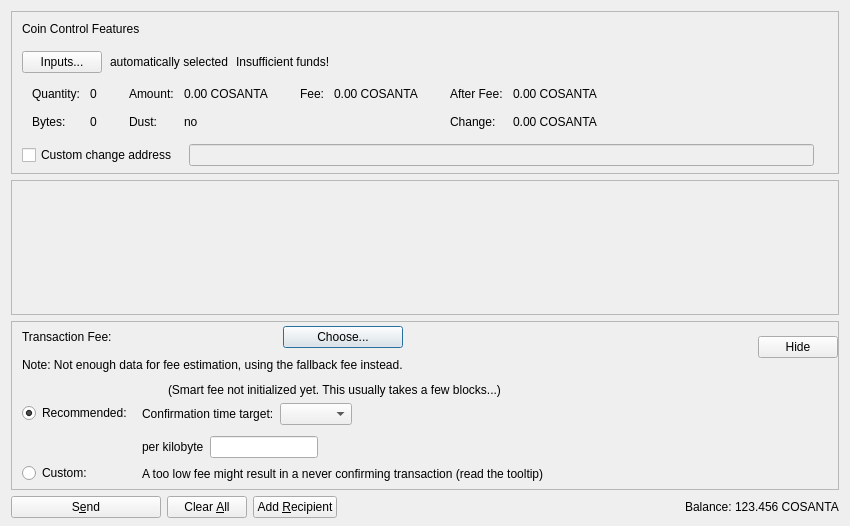
<?xml version="1.0" encoding="UTF-8"?>
<ui version="4.0">
 <class>SendCoinsDialog</class>
 <widget class="QDialog" name="SendCoinsDialog">
  <property name="geometry">
   <rect>
    <x>0</x>
    <y>0</y>
    <width>850</width>
    <height>526</height>
   </rect>
  </property>
  <property name="windowTitle">
   <string>Send Coins</string>
  </property>
  <layout class="QVBoxLayout" name="verticalLayout" stretch="0,1,0,0">
   <property name="bottomMargin">
    <number>8</number>
   </property>
   <item>
    <widget class="QFrame" name="frameCoinControl">
     <property name="sizePolicy">
      <sizepolicy hsizetype="Expanding" vsizetype="Expanding">
       <horstretch>0</horstretch>
       <verstretch>0</verstretch>
      </sizepolicy>
     </property>
     <property name="maximumSize">
      <size>
       <width>16777215</width>
       <height>16777215</height>
      </size>
     </property>
     <property name="frameShape">
      <enum>QFrame::StyledPanel</enum>
     </property>
     <property name="frameShadow">
      <enum>QFrame::Sunken</enum>
     </property>
     <layout class="QVBoxLayout" name="verticalLayoutCoinControl2">
      <property name="spacing">
       <number>0</number>
      </property>
      <property name="leftMargin">
       <number>0</number>
      </property>
      <property name="topMargin">
       <number>0</number>
      </property>
      <property name="rightMargin">
       <number>0</number>
      </property>
      <property name="bottomMargin">
       <number>6</number>
      </property>
      <item>
       <layout class="QVBoxLayout" name="verticalLayoutCoinControl" stretch="0,0,0,0,1">
        <property name="spacing">
         <number>0</number>
        </property>
        <property name="leftMargin">
         <number>10</number>
        </property>
        <property name="topMargin">
         <number>10</number>
        </property>
        <item>
         <layout class="QHBoxLayout" name="horizontalLayoutCoinControl1">
          <property name="bottomMargin">
           <number>15</number>
          </property>
          <item>
           <widget class="QLabel" name="labelCoinControlFeatures">
            <property name="sizePolicy">
             <sizepolicy hsizetype="Preferred" vsizetype="Maximum">
              <horstretch>0</horstretch>
              <verstretch>0</verstretch>
             </sizepolicy>
            </property>
            <property name="text">
             <string>Coin Control Features</string>
            </property>
           </widget>
          </item>
         </layout>
        </item>
        <item>
         <layout class="QHBoxLayout" name="horizontalLayoutCoinControl2" stretch="0,0,0,0">
          <property name="spacing">
           <number>8</number>
          </property>
          <property name="bottomMargin">
           <number>10</number>
          </property>
          <item>
           <widget class="QPushButton" name="pushButtonCoinControl">
            <property name="styleSheet">
             <string notr="true"/>
            </property>
            <property name="text">
             <string>Inputs...</string>
            </property>
            <property name="autoDefault">
             <bool>false</bool>
            </property>
           </widget>
          </item>
          <item>
           <widget class="QLabel" name="labelCoinControlAutomaticallySelected">
            <property name="text">
             <string>automatically selected</string>
            </property>
            <property name="margin">
             <number>5</number>
            </property>
           </widget>
          </item>
          <item>
           <widget class="QLabel" name="labelCoinControlInsuffFunds">
            <property name="text">
             <string>Insufficient funds!</string>
            </property>
            <property name="margin">
             <number>5</number>
            </property>
           </widget>
          </item>
          <item>
           <spacer name="horizontalSpacerCoinControl">
            <property name="orientation">
             <enum>Qt::Horizontal</enum>
            </property>
            <property name="sizeHint" stdset="0">
             <size>
              <width>40</width>
              <height>1</height>
             </size>
            </property>
           </spacer>
          </item>
         </layout>
        </item>
        <item>
         <widget class="QWidget" name="widgetCoinControl" native="true">
          <property name="sizePolicy">
           <sizepolicy hsizetype="Preferred" vsizetype="Preferred">
            <horstretch>0</horstretch>
            <verstretch>0</verstretch>
           </sizepolicy>
          </property>
          <property name="minimumSize">
           <size>
            <width>0</width>
            <height>0</height>
           </size>
          </property>
          <property name="styleSheet">
           <string notr="true"/>
          </property>
          <layout class="QHBoxLayout" name="horizontalLayoutCoinControl5">
           <property name="leftMargin">
            <number>0</number>
           </property>
           <property name="topMargin">
            <number>0</number>
           </property>
           <property name="rightMargin">
            <number>0</number>
           </property>
           <property name="bottomMargin">
            <number>0</number>
           </property>
           <item>
            <layout class="QHBoxLayout" name="horizontalLayoutCoinControl3" stretch="0,0,0,1">
             <property name="spacing">
              <number>20</number>
             </property>
             <property name="topMargin">
              <number>0</number>
             </property>
             <property name="bottomMargin">
              <number>10</number>
             </property>
             <item>
              <layout class="QFormLayout" name="formLayoutCoinControl1">
               <property name="horizontalSpacing">
                <number>10</number>
               </property>
               <property name="verticalSpacing">
                <number>14</number>
               </property>
               <property name="leftMargin">
                <number>10</number>
               </property>
               <property name="topMargin">
                <number>4</number>
               </property>
               <property name="rightMargin">
                <number>6</number>
               </property>
               <item row="0" column="0">
                <widget class="QLabel" name="labelCoinControlQuantityText">
                 <property name="text">
                  <string>Quantity:</string>
                 </property>
                 <property name="margin">
                  <number>0</number>
                 </property>
                </widget>
               </item>
               <item row="0" column="1">
                <widget class="QLabel" name="labelCoinControlQuantity">
                 <property name="cursor">
                  <cursorShape>IBeamCursor</cursorShape>
                 </property>
                 <property name="contextMenuPolicy">
                  <enum>Qt::ActionsContextMenu</enum>
                 </property>
                 <property name="text">
                  <string notr="true">0</string>
                 </property>
                 <property name="margin">
                  <number>0</number>
                 </property>
                 <property name="textInteractionFlags">
                  <set>Qt::LinksAccessibleByMouse|Qt::TextSelectableByKeyboard|Qt::TextSelectableByMouse</set>
                 </property>
                </widget>
               </item>
               <item row="1" column="0">
                <widget class="QLabel" name="labelCoinControlBytesText">
                 <property name="text">
                  <string>Bytes:</string>
                 </property>
                </widget>
               </item>
               <item row="1" column="1">
                <widget class="QLabel" name="labelCoinControlBytes">
                 <property name="cursor">
                  <cursorShape>IBeamCursor</cursorShape>
                 </property>
                 <property name="contextMenuPolicy">
                  <enum>Qt::ActionsContextMenu</enum>
                 </property>
                 <property name="text">
                  <string notr="true">0</string>
                 </property>
                 <property name="textInteractionFlags">
                  <set>Qt::LinksAccessibleByMouse|Qt::TextSelectableByKeyboard|Qt::TextSelectableByMouse</set>
                 </property>
                </widget>
               </item>
              </layout>
             </item>
             <item>
              <layout class="QFormLayout" name="formLayoutCoinControl2">
               <property name="horizontalSpacing">
                <number>10</number>
               </property>
               <property name="verticalSpacing">
                <number>14</number>
               </property>
               <property name="leftMargin">
                <number>6</number>
               </property>
               <property name="topMargin">
                <number>4</number>
               </property>
               <property name="rightMargin">
                <number>6</number>
               </property>
               <item row="0" column="0">
                <widget class="QLabel" name="labelCoinControlAmountText">
                 <property name="text">
                  <string>Amount:</string>
                 </property>
                 <property name="margin">
                  <number>0</number>
                 </property>
                </widget>
               </item>
               <item row="0" column="1">
                <widget class="QLabel" name="labelCoinControlAmount">
                 <property name="cursor">
                  <cursorShape>IBeamCursor</cursorShape>
                 </property>
                 <property name="contextMenuPolicy">
                  <enum>Qt::ActionsContextMenu</enum>
                 </property>
                 <property name="text">
                  <string notr="true">0.00 COSANTA</string>
                 </property>
                 <property name="textInteractionFlags">
                  <set>Qt::LinksAccessibleByMouse|Qt::TextSelectableByKeyboard|Qt::TextSelectableByMouse</set>
                 </property>
                </widget>
               </item>
               <item row="1" column="0">
                <widget class="QLabel" name="labelCoinControlLowOutputText">
                 <property name="text">
                  <string>Dust:</string>
                 </property>
                </widget>
               </item>
               <item row="1" column="1">
                <widget class="QLabel" name="labelCoinControlLowOutput">
                 <property name="cursor">
                  <cursorShape>IBeamCursor</cursorShape>
                 </property>
                 <property name="contextMenuPolicy">
                  <enum>Qt::ActionsContextMenu</enum>
                 </property>
                 <property name="text">
                  <string notr="true">no</string>
                 </property>
                 <property name="textInteractionFlags">
                  <set>Qt::LinksAccessibleByMouse|Qt::TextSelectableByKeyboard|Qt::TextSelectableByMouse</set>
                 </property>
                </widget>
               </item>
              </layout>
             </item>
             <item>
              <layout class="QFormLayout" name="formLayoutCoinControl3">
               <property name="horizontalSpacing">
                <number>10</number>
               </property>
               <property name="verticalSpacing">
                <number>14</number>
               </property>
               <property name="leftMargin">
                <number>6</number>
               </property>
               <property name="topMargin">
                <number>4</number>
               </property>
               <property name="rightMargin">
                <number>6</number>
               </property>
               <item row="0" column="0">
                <widget class="QLabel" name="labelCoinControlFeeText">
                 <property name="text">
                  <string>Fee:</string>
                 </property>
                 <property name="margin">
                  <number>0</number>
                 </property>
                </widget>
               </item>
               <item row="0" column="1">
                <widget class="QLabel" name="labelCoinControlFee">
                 <property name="cursor">
                  <cursorShape>IBeamCursor</cursorShape>
                 </property>
                 <property name="contextMenuPolicy">
                  <enum>Qt::ActionsContextMenu</enum>
                 </property>
                 <property name="text">
                  <string notr="true">0.00 COSANTA</string>
                 </property>
                 <property name="textInteractionFlags">
                  <set>Qt::LinksAccessibleByMouse|Qt::TextSelectableByKeyboard|Qt::TextSelectableByMouse</set>
                 </property>
                </widget>
               </item>
              </layout>
             </item>
             <item>
              <layout class="QFormLayout" name="formLayoutCoinControl4">
               <property name="horizontalSpacing">
                <number>10</number>
               </property>
               <property name="verticalSpacing">
                <number>14</number>
               </property>
               <property name="leftMargin">
                <number>6</number>
               </property>
               <property name="topMargin">
                <number>4</number>
               </property>
               <property name="rightMargin">
                <number>6</number>
               </property>
               <item row="0" column="0">
                <widget class="QLabel" name="labelCoinControlAfterFeeText">
                 <property name="text">
                  <string>After Fee:</string>
                 </property>
                 <property name="margin">
                  <number>0</number>
                 </property>
                </widget>
               </item>
               <item row="0" column="1">
                <widget class="QLabel" name="labelCoinControlAfterFee">
                 <property name="cursor">
                  <cursorShape>IBeamCursor</cursorShape>
                 </property>
                 <property name="contextMenuPolicy">
                  <enum>Qt::ActionsContextMenu</enum>
                 </property>
                 <property name="text">
                  <string notr="true">0.00 COSANTA</string>
                 </property>
                 <property name="textInteractionFlags">
                  <set>Qt::LinksAccessibleByMouse|Qt::TextSelectableByKeyboard|Qt::TextSelectableByMouse</set>
                 </property>
                </widget>
               </item>
               <item row="1" column="0">
                <widget class="QLabel" name="labelCoinControlChangeText">
                 <property name="text">
                  <string>Change:</string>
                 </property>
                </widget>
               </item>
               <item row="1" column="1">
                <widget class="QLabel" name="labelCoinControlChange">
                 <property name="cursor">
                  <cursorShape>IBeamCursor</cursorShape>
                 </property>
                 <property name="contextMenuPolicy">
                  <enum>Qt::ActionsContextMenu</enum>
                 </property>
                 <property name="text">
                  <string notr="true">0.00 COSANTA</string>
                 </property>
                 <property name="textInteractionFlags">
                  <set>Qt::LinksAccessibleByMouse|Qt::TextSelectableByKeyboard|Qt::TextSelectableByMouse</set>
                 </property>
                </widget>
               </item>
              </layout>
             </item>
            </layout>
           </item>
          </layout>
         </widget>
        </item>
        <item>
         <layout class="QHBoxLayout" name="horizontalLayoutCoinControl4" stretch="0,0,0">
          <property name="spacing">
           <number>12</number>
          </property>
          <property name="sizeConstraint">
           <enum>QLayout::SetDefaultConstraint</enum>
          </property>
          <property name="topMargin">
           <number>5</number>
          </property>
          <property name="rightMargin">
           <number>5</number>
          </property>
          <item>
           <widget class="QCheckBox" name="checkBoxCoinControlChange">
            <property name="toolTip">
             <string>If this is activated, but the change address is empty or invalid, change will be sent to a newly generated address.</string>
            </property>
            <property name="text">
             <string>Custom change address</string>
            </property>
           </widget>
          </item>
          <item>
           <widget class="QValidatedLineEdit" name="lineEditCoinControlChange">
            <property name="enabled">
             <bool>false</bool>
            </property>
            <property name="sizePolicy">
             <sizepolicy hsizetype="Expanding" vsizetype="Fixed">
              <horstretch>0</horstretch>
              <verstretch>0</verstretch>
             </sizepolicy>
            </property>
           </widget>
          </item>
          <item>
           <widget class="QLabel" name="labelCoinControlChangeLabel">
            <property name="sizePolicy">
             <sizepolicy hsizetype="Preferred" vsizetype="Expanding">
              <horstretch>0</horstretch>
              <verstretch>0</verstretch>
             </sizepolicy>
            </property>
            <property name="minimumSize">
             <size>
              <width>0</width>
              <height>0</height>
             </size>
            </property>
            <property name="text">
             <string/>
            </property>
            <property name="margin">
             <number>3</number>
            </property>
           </widget>
          </item>
         </layout>
        </item>
        <item>
         <spacer name="verticalSpacerCoinControl">
          <property name="orientation">
           <enum>Qt::Vertical</enum>
          </property>
          <property name="sizeHint" stdset="0">
           <size>
            <width>800</width>
            <height>1</height>
           </size>
          </property>
         </spacer>
        </item>
       </layout>
      </item>
     </layout>
    </widget>
   </item>
   <item>
    <widget class="QScrollArea" name="scrollArea">
     <property name="widgetResizable">
      <bool>true</bool>
     </property>
     <widget class="QWidget" name="scrollAreaWidgetContents">
      <property name="geometry">
       <rect>
        <x>0</x>
        <y>0</y>
        <width>830</width>
        <height>104</height>
       </rect>
      </property>
      <layout class="QVBoxLayout" name="verticalLayout_2" stretch="0,1">
       <property name="leftMargin">
        <number>0</number>
       </property>
       <property name="topMargin">
        <number>0</number>
       </property>
       <property name="rightMargin">
        <number>0</number>
       </property>
       <property name="bottomMargin">
        <number>0</number>
       </property>
       <item>
        <layout class="QVBoxLayout" name="entries">
         <property name="spacing">
          <number>6</number>
         </property>
        </layout>
       </item>
       <item>
        <spacer name="verticalSpacer">
         <property name="orientation">
          <enum>Qt::Vertical</enum>
         </property>
         <property name="sizeHint" stdset="0">
          <size>
           <width>20</width>
           <height>40</height>
          </size>
         </property>
        </spacer>
       </item>
      </layout>
     </widget>
    </widget>
   </item>
   <item>
    <widget class="QFrame" name="frameFee">
     <property name="sizePolicy">
      <sizepolicy hsizetype="Expanding" vsizetype="Expanding">
       <horstretch>0</horstretch>
       <verstretch>0</verstretch>
      </sizepolicy>
     </property>
     <property name="maximumSize">
      <size>
       <width>16777215</width>
       <height>16777215</height>
      </size>
     </property>
     <property name="frameShape">
      <enum>QFrame::StyledPanel</enum>
     </property>
     <property name="frameShadow">
      <enum>QFrame::Sunken</enum>
     </property>
     <layout class="QVBoxLayout" name="verticalLayoutFee1">
      <property name="spacing">
       <number>0</number>
      </property>
      <property name="leftMargin">
       <number>0</number>
      </property>
      <property name="topMargin">
       <number>0</number>
      </property>
      <property name="rightMargin">
       <number>0</number>
      </property>
      <property name="bottomMargin">
       <number>0</number>
      </property>
      <item>
       <layout class="QVBoxLayout" name="verticalLayoutFee2" stretch="0,0,0">
        <property name="spacing">
         <number>0</number>
        </property>
        <property name="leftMargin">
         <number>10</number>
        </property>
        <property name="topMargin">
         <number>0</number>
        </property>
        <item>
         <layout class="QHBoxLayout" name="horizontalLayoutFee1">
          <property name="bottomMargin">
           <number>0</number>
          </property>
          <item>
           <layout class="QVBoxLayout" name="verticalLayoutFee7">
            <property name="spacing">
             <number>0</number>
            </property>
            <item>
             <spacer name="verticalSpacerSmartFee">
              <property name="orientation">
               <enum>Qt::Vertical</enum>
              </property>
              <property name="sizeType">
               <enum>QSizePolicy::Fixed</enum>
              </property>
              <property name="sizeHint" stdset="0">
               <size>
                <width>1</width>
                <height>4</height>
               </size>
              </property>
             </spacer>
            </item>
            <item>
             <layout class="QHBoxLayout" name="horizontalLayoutSmartFee">
              <property name="spacing">
               <number>10</number>
              </property>
              <item>
               <widget class="QLabel" name="labelFeeHeadline">
                <property name="sizePolicy">
                 <sizepolicy hsizetype="Preferred" vsizetype="Maximum">
                  <horstretch>0</horstretch>
                  <verstretch>0</verstretch>
                 </sizepolicy>
                </property>
                <property name="text">
                 <string>Transaction Fee:</string>
                </property>
               </widget>
              </item>
              <item>
               <widget class="QLabel" name="labelFeeMinimized">
                <property name="text">
                 <string/>
                </property>
               </widget>
              </item>
              <item>
               <widget class="QPushButton" name="buttonChooseFee">
                <property name="text">
                 <string>Choose...</string>
                </property>
               </widget>
              </item>
             </layout>
            </item>
            <item>
             <spacer name="verticalSpacer_7">
              <property name="orientation">
               <enum>Qt::Vertical</enum>
              </property>
              <property name="sizeHint" stdset="0">
               <size>
                <width>1</width>
                <height>10</height>
               </size>
              </property>
             </spacer>
            </item>
            <item>
             <widget class="QLabel" name="fallbackFeeWarningLabel">
              <property name="toolTip">
               <string>Using the fallbackfee can result in sending a transaction that will take several hours or days (or never) to confirm. Consider choosing your fee manually or wait until you have validated the complete chain.</string>
              </property>
              <property name="text">
               <string>Note: Not enough data for fee estimation, using the fallback fee instead.</string>
              </property>
              <property name="wordWrap">
               <bool>false</bool>
              </property>
             </widget>
            </item>
            <item>
             <spacer name="verticalSpacer_5">
              <property name="orientation">
               <enum>Qt::Vertical</enum>
              </property>
              <property name="sizeHint" stdset="0">
               <size>
                <width>1</width>
                <height>1</height>
               </size>
              </property>
             </spacer>
            </item>
           </layout>
          </item>
          <item>
           <spacer name="horizontalSpacer_4">
            <property name="orientation">
             <enum>Qt::Horizontal</enum>
            </property>
            <property name="sizeHint" stdset="0">
             <size>
              <width>1</width>
              <height>1</height>
             </size>
            </property>
           </spacer>
          </item>
          <item>
           <widget class="QPushButton" name="buttonMinimizeFee">
            <property name="toolTip">
             <string>Hide transaction fee settings</string>
            </property>
            <property name="text">
             <string>Hide</string>
            </property>
           </widget>
          </item>
         </layout>
        </item>
        <item>
         <widget class="QFrame" name="frameFeeSelection">
          <layout class="QVBoxLayout" name="verticalLayoutFee12">
           <property name="spacing">
            <number>0</number>
           </property>
           <property name="leftMargin">
            <number>0</number>
           </property>
           <property name="topMargin">
            <number>0</number>
           </property>
           <property name="rightMargin">
            <number>0</number>
           </property>
           <property name="bottomMargin">
            <number>0</number>
           </property>
           <item>
            <layout class="QGridLayout" name="gridLayoutFee">
             <property name="topMargin">
              <number>10</number>
             </property>
             <property name="bottomMargin">
              <number>4</number>
             </property>
             <property name="horizontalSpacing">
              <number>10</number>
             </property>
             <property name="verticalSpacing">
              <number>4</number>
             </property>
             <item row="1" column="1">
              <layout class="QVBoxLayout" name="verticalLayoutFee8">
               <property name="spacing">
                <number>6</number>
               </property>
               <property name="topMargin">
                <number>3</number>
               </property>
               <item>
                <layout class="QHBoxLayout" name="horizontalLayoutFee13" stretch="0,0,1">
                 <item>
                  <widget class="QLabel" name="labelCustomPerKilobyte">
                   <property name="toolTip">
                    <string>If the custom fee is set to 1000 duffs and the transaction is only 250 bytes, then &quot;per kilobyte&quot; only pays 250 duffs in fee,&lt;br /&gt;while &quot;at least&quot; pays 1000 duffs. For transactions bigger than a kilobyte both pay by kilobyte.</string>
                   </property>
                   <property name="text">
                    <string>per kilobyte</string>
                   </property>
                  </widget>
                 </item>
                 <item>
                  <widget class="BitcoinAmountField" name="customFee"/>
                 </item>
                 <item>
                  <spacer name="horizontalSpacer_6">
                   <property name="orientation">
                    <enum>Qt::Horizontal</enum>
                   </property>
                   <property name="sizeHint" stdset="0">
                    <size>
                     <width>1</width>
                     <height>1</height>
                    </size>
                   </property>
                  </spacer>
                 </item>
                </layout>
               </item>
               <item>
                <layout class="QHBoxLayout" name="horizontalLayoutFee8">
                 <item>
                  <widget class="QLabel" name="labelCustomFeeWarning">
                   <property name="enabled">
                    <bool>true</bool>
                   </property>
                   <property name="toolTip">
                    <string>When there is less transaction volume than space in the blocks, miners as well as relaying nodes may enforce a minimum fee. Paying only this minimum fee is just fine, but be aware that this can result in a never confirming transaction once there is more demand for dash transactions than the network can process.</string>
                   </property>
                   <property name="text">
                    <string>A too low fee might result in a never confirming transaction (read the tooltip)</string>
                   </property>
                  </widget>
                 </item>
                 <item>
                  <spacer name="horizontalSpacer_2">
                   <property name="orientation">
                    <enum>Qt::Horizontal</enum>
                   </property>
                   <property name="sizeHint" stdset="0">
                    <size>
                     <width>1</width>
                     <height>1</height>
                    </size>
                   </property>
                  </spacer>
                 </item>
                </layout>
               </item>
              </layout>
             </item>
             <item row="0" column="0">
              <layout class="QVBoxLayout" name="verticalLayoutFee4" stretch="0,1">
               <property name="topMargin">
                <number>20</number>
               </property>
               <property name="bottomMargin">
                <number>3</number>
               </property>
               <item>
                <widget class="QRadioButton" name="radioSmartFee">
                 <property name="text">
                  <string>Recommended:</string>
                 </property>
                 <property name="checked">
                  <bool>true</bool>
                 </property>
                 <attribute name="buttonGroup">
                  <string notr="true">groupFee</string>
                 </attribute>
                </widget>
               </item>
               <item>
                <spacer name="verticalSpacer_2">
                 <property name="orientation">
                  <enum>Qt::Vertical</enum>
                 </property>
                 <property name="sizeHint" stdset="0">
                  <size>
                   <width>1</width>
                   <height>1</height>
                  </size>
                 </property>
                </spacer>
               </item>
              </layout>
             </item>
             <item row="1" column="0">
              <layout class="QVBoxLayout" name="verticalLayoutFee9" stretch="0,1">
               <property name="topMargin">
                <number>30</number>
               </property>
               <item>
                <widget class="QRadioButton" name="radioCustomFee">
                 <property name="text">
                  <string>Custom:</string>
                 </property>
                 <attribute name="buttonGroup">
                  <string notr="true">groupFee</string>
                 </attribute>
                </widget>
               </item>
               <item>
                <spacer name="verticalSpacer_6">
                 <property name="orientation">
                  <enum>Qt::Vertical</enum>
                 </property>
                 <property name="sizeHint" stdset="0">
                  <size>
                   <width>1</width>
                   <height>1</height>
                  </size>
                 </property>
                </spacer>
               </item>
              </layout>
             </item>
             <item row="0" column="1">
              <layout class="QVBoxLayout" name="verticalLayoutFee3" stretch="0,0,1">
               <property name="spacing">
                <number>6</number>
               </property>
               <property name="topMargin">
                <number>0</number>
               </property>
               <property name="bottomMargin">
                <number>3</number>
               </property>
               <item>
                <layout class="QHBoxLayout" name="horizontalLayoutFee12">
                 <item>
                  <widget class="QLabel" name="labelSmartFee">
                   <property name="text">
                    <string/>
                   </property>
                  </widget>
                 </item>
                 <item>
                  <widget class="QLabel" name="labelFeeEstimation">
                   <property name="text">
                    <string/>
                   </property>
                  </widget>
                 </item>
                 <item>
                  <widget class="QLabel" name="labelSmartFee2">
                   <property name="text">
                    <string>(Smart fee not initialized yet. This usually takes a few blocks...)</string>
                   </property>
                  </widget>
                 </item>
                 <item>
                  <spacer name="horizontalSpacer_5">
                   <property name="orientation">
                    <enum>Qt::Horizontal</enum>
                   </property>
                   <property name="sizeHint" stdset="0">
                    <size>
                     <width>1</width>
                     <height>1</height>
                    </size>
                   </property>
                  </spacer>
                 </item>
                </layout>
               </item>
               <item>
                <layout class="QHBoxLayout" name="horizontalLayoutFee9">
                 <item>
                  <layout class="QVBoxLayout" name="verticalLayoutFee6">
                   <item>
                    <widget class="QLabel" name="labelSmartFee3">
                     <property name="text">
                      <string>Confirmation time target:</string>
                     </property>
                    </widget>
                   </item>
                  </layout>
                 </item>
                 <item>
                  <layout class="QVBoxLayout" name="verticalLayoutFee5">
                   <property name="rightMargin">
                    <number>30</number>
                   </property>
                   <item>
                    <layout class="QHBoxLayout" name="horizontalLayoutConfTarget">
                     <property name="bottomMargin">
                      <number>0</number>
                     </property>
                     <item>
                      <widget class="QComboBox" name="confTargetSelector"/>
                     </item>
                     <item>
                      <spacer name="horizontalSpacerConfTarget">
                       <property name="orientation">
                        <enum>Qt::Horizontal</enum>
                       </property>
                       <property name="sizeHint" stdset="0">
                        <size>
                         <width>40</width>
                         <height>20</height>
                        </size>
                       </property>
                      </spacer>
                     </item>
                    </layout>
                   </item>
                  </layout>
                 </item>
                </layout>
               </item>
               <item>
                <spacer name="verticalSpacer_4">
                 <property name="orientation">
                  <enum>Qt::Vertical</enum>
                 </property>
                 <property name="sizeHint" stdset="0">
                  <size>
                   <width>1</width>
                   <height>1</height>
                  </size>
                 </property>
                </spacer>
               </item>
              </layout>
             </item>
            </layout>
           </item>
          </layout>
         </widget>
        </item>
        <item>
         <spacer name="verticalSpacerFee">
          <property name="orientation">
           <enum>Qt::Vertical</enum>
          </property>
          <property name="sizeHint" stdset="0">
           <size>
            <width>800</width>
            <height>1</height>
           </size>
          </property>
         </spacer>
        </item>
       </layout>
      </item>
     </layout>
    </widget>
   </item>
   <item>
    <layout class="QHBoxLayout" name="horizontalLayout">
     <item>
      <widget class="QPushButton" name="sendButton">
       <property name="minimumSize">
        <size>
         <width>150</width>
         <height>0</height>
        </size>
       </property>
       <property name="toolTip">
        <string>Confirm the send action</string>
       </property>
       <property name="text">
        <string>S&amp;end</string>
       </property>
       <property name="autoDefault">
        <bool>false</bool>
       </property>
       <property name="default">
        <bool>false</bool>
       </property>
      </widget>
     </item>
     <item>
      <widget class="QPushButton" name="clearButton">
       <property name="sizePolicy">
        <sizepolicy hsizetype="Minimum" vsizetype="Fixed">
         <horstretch>0</horstretch>
         <verstretch>0</verstretch>
        </sizepolicy>
       </property>
       <property name="toolTip">
        <string>Clear all fields of the form.</string>
       </property>
       <property name="text">
        <string>Clear &amp;All</string>
       </property>
       <property name="autoDefault">
        <bool>false</bool>
       </property>
      </widget>
     </item>
     <item>
      <widget class="QPushButton" name="addButton">
       <property name="toolTip">
        <string>Send to multiple recipients at once</string>
       </property>
       <property name="text">
        <string>Add &amp;Recipient</string>
       </property>
       <property name="autoDefault">
        <bool>false</bool>
       </property>
      </widget>
     </item>
     <item>
      <spacer name="horizontalSpacer">
       <property name="orientation">
        <enum>Qt::Horizontal</enum>
       </property>
       <property name="sizeHint" stdset="0">
        <size>
         <width>40</width>
         <height>20</height>
        </size>
       </property>
      </spacer>
     </item>
     <item>
      <layout class="QHBoxLayout" name="horizontalLayout_2">
       <property name="spacing">
        <number>3</number>
       </property>
       <item>
        <widget class="QLabel" name="labelBalanceText">
         <property name="text">
          <string>Balance:</string>
         </property>
        </widget>
       </item>
       <item>
        <widget class="QLabel" name="labelBalance">
         <property name="sizePolicy">
          <sizepolicy hsizetype="Preferred" vsizetype="Preferred">
           <horstretch>0</horstretch>
           <verstretch>0</verstretch>
          </sizepolicy>
         </property>
         <property name="cursor">
          <cursorShape>IBeamCursor</cursorShape>
         </property>
         <property name="text">
          <string notr="true">123.456 COSANTA</string>
         </property>
         <property name="textInteractionFlags">
          <set>Qt::LinksAccessibleByMouse|Qt::TextSelectableByKeyboard|Qt::TextSelectableByMouse</set>
         </property>
        </widget>
       </item>
      </layout>
     </item>
    </layout>
   </item>
  </layout>
 </widget>
 <customwidgets>
  <customwidget>
   <class>QValidatedLineEdit</class>
   <extends>QLineEdit</extends>
   <header>qt/qvalidatedlineedit.h</header>
  </customwidget>
  <customwidget>
   <class>BitcoinAmountField</class>
   <extends>QLineEdit</extends>
   <header>qt/bitcoinamountfield.h</header>
   <container>1</container>
  </customwidget>
 </customwidgets>
 <resources>
  <include location="../cosanta.qrc"/>
 </resources>
 <connections/>
 <buttongroups>
  <buttongroup name="groupFee"/>
 </buttongroups>
</ui>
